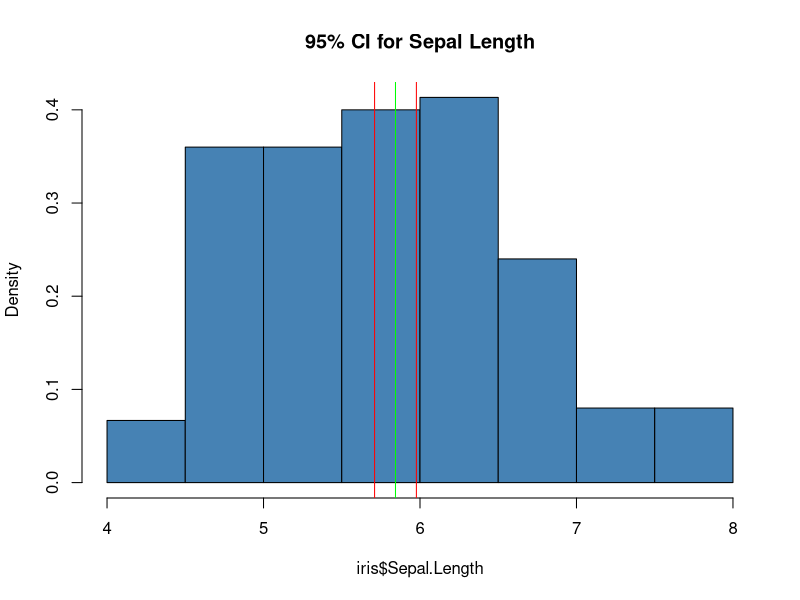

The R script that drew this image:
# 95% Confidence Interval + visualization
ci <- t.test(iris$Sepal.Length)$conf.int
cat("95% CI: [", ci[1], ",", ci[2], "]\n")

dev.new()
hist(iris$Sepal.Length, col="steelblue", main="95% CI for Sepal Length", prob=TRUE)
abline(v=ci[1],col="red"); abline(v=ci[2],col="red"); abline(v=mean(iris$Sepal.Length),col="green")
